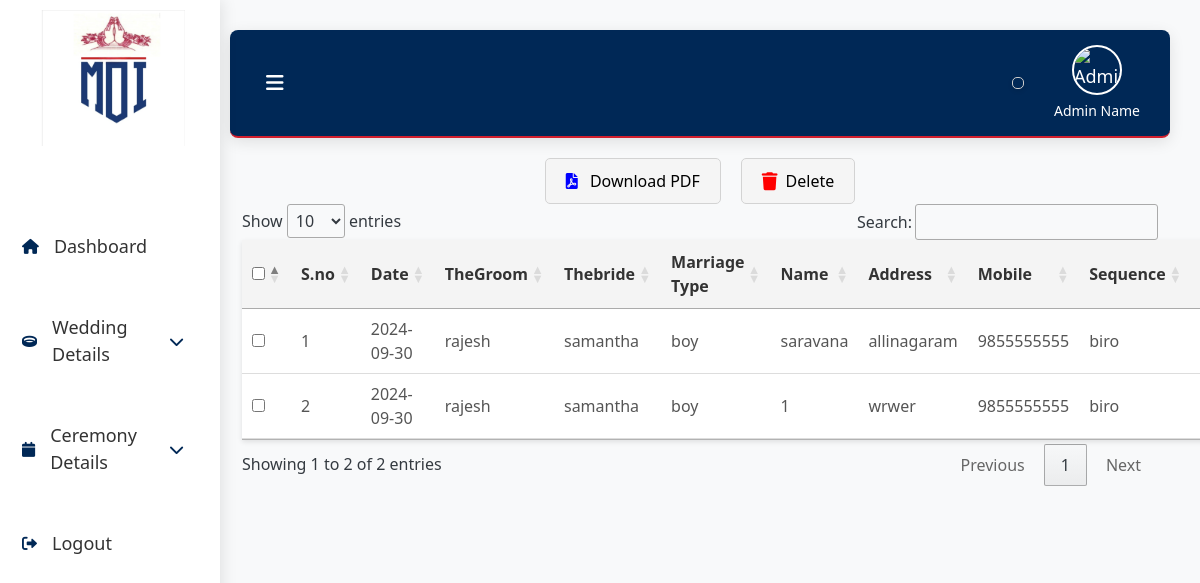
Screenshot of /maternaluncledisplay.php (signed in) with the database file from the repository.
### tables this page shows
CREATE TABLE `uncle` (
  `id` int(11) NOT NULL,
  `swaminame` varchar(225) NOT NULL,
  `date` date NOT NULL DEFAULT current_timestamp(),
  `the_groom` varchar(225) NOT NULL,
  `the_bride` varchar(225) NOT NULL,
  `mahal` varchar(225) NOT NULL,
  `marriage_type` enum('boy','girl','','') NOT NULL,
  `name` varchar(225) NOT NULL,
  `address` varchar(255) NOT NULL,
  `mobile` varchar(20) NOT NULL,
  `sequence` varchar(50) NOT NULL,
  `amount` decimal(10,2) NOT NULL,
  `extra_input` text NOT NULL
);

### maternaluncledisplay.php (the view, shortened to what this page needs)
<?php
include('db.php');
$sql = "SELECT * FROM uncle ORDER BY date DESC";
$result = $con->query($sql);
?>
<!DOCTYPE html>
<html lang="en">
<head>
    <link rel="stylesheet" href="https://cdnjs.cloudflare.com/ajax/libs/font-awesome/6.0.0-beta3/css/all.min.css">
    <link rel="stylesheet" type="text/css" href="https://cdn.datatables.net/1.10.21/css/jquery.dataTables.css">
    <link href="https://cdn.jsdelivr.net/npm/bootstrap@5.3.3/dist/css/bootstrap.min.css" rel="stylesheet">
  </head>
  <body>
</head>
<body>
<div class="sidebar">
        <div class="logo">
            <img src="asset/image/img/e11b7541-268d-43bd-8658-22c2cb761d9d.jfif" alt="Logo">
        </div>
        <ul>
        <li><a href="dashboard.php" class="active"><i class="fa fa-home" aria-hidden="true"></i> <span class="trans" data-en="Dashboard">Dashboard</span></a></li>
            <li class="dropdown">
                <a href="#" id="weddingDetailsToggle"><i class="fa fa-ring"></i><span class="trans" data-en="Wedding Details">Wedding Details</span><i class="fa fa-chevron-down"></i></a>
            </li>
            <li class="dropdown">
                <a href="#" id="ceremonyDetailsToggle"><i class="fa fa-calendar"></i><span class="trans" data-en="Ceremony Details">Ceremony Details</span><i class="fa fa-chevron-down"></i></a>
            </li>
            <li><a href="logout.php"><i class="fas fa-sign-out-alt"></i> Logout</a></li>
        </ul>
    </div>
    <div class="main-content">
        <div class="header">
            <div class="header-left">
                <button class="toggle-btn" id="toggleBtn"><i class="fas fa-bars"></i></button>
            </div>
            <div class="header-right">
            <div id="google_translate_element"></div>
                <div class="admin-info">
                    <img src="https://cdn.vectorstock.com/i/500p/30/97/flat-business-man-user-profile-avatar-icon-vector-4333097.avif" alt="Admin Image" class="admin-image">
                    <div class="admin-name">Admin Name</div>
                </div>
            </div>
        </div>
<div class="container">
    <form method="POST" action="maternaluncle_delete_record.php">
        <div class="button-container">
            <button id="downloadPdfBtn" type="button">
                <i class="fas fa-file-pdf"></i> Download PDF
            </button>
            <button type="submit" class="delete-btn">
    <i class="fa-solid fa-trash"></i> Delete
</button>
        </div>
<table id="dataTable">
        <thead>
<tr>
        <th><input type="checkbox" id="select-all"></th>
       <th>S.no</th>
                <th>Date</th>
                <th>TheGroom</th>
                <th>Thebride</th>
                <th>Marriage Type</th>
                <th>Name</th>
                <th>Address</th>
                <th>Mobile</th>
                <th>Sequence</th>
                <th>Extra Input</th>
            </tr>
        </thead>
        <tbody>
            <?php if ($result->num_rows > 0): ?>
                <?php $sno = 1; ?>
                <?php while($row = $result->fetch_assoc()): ?>
                    <tr>
                    <td><input type="checkbox" name="selected_ids[]" value="<?= htmlspecialchars($row['id']); ?>"></td>
                    <td><?= htmlspecialchars($sno++); ?></td>
                        <td><?php echo htmlspecialchars($row['date']); ?></td>
                        <td><?php echo htmlspecialchars($row['the_groom']); ?></td>
                        <td><?php echo htmlspecialchars($row['the_bride']); ?></td>
                        <td><?php echo htmlspecialchars($row['marriage_type']); ?></td>
                        <td><?php echo htmlspecialchars($row['name']); ?></td>
                        <td><?php echo htmlspecialchars($row['address']); ?></td>
                        <td><?php echo htmlspecialchars($row['mobile']); ?></td>
                        <td><?php echo htmlspecialchars($row['sequence']); ?></td>
                        <td><?php echo htmlspecialchars($row['extra_input']); ?></td>
                    </tr>
                <?php endwhile; ?>
            <?php else: ?>
                <tr>
                    <td colspan="10">No records found</td>
                </tr>
            <?php endif; ?>
        </tbody>
    </table>
    </form>
</body>
</html>

### maternaluncledisplay.php (style rules this page uses)
body { margin: 0; padding: 0; font-family: 'Segoe UI', Tahoma, Geneva, Verdana, sans-serif; background: #f8f9fa; color: #343a40; display: flex; height: 100vh; overflow: hidden; animation: fadeIn 1s ease-in-out; }
.sidebar { width: 220px; background-color: #ffffff; padding: 10px; display: flex; flex-direction: column; position: fixed; height: 100vh; box-shadow: 2px 0 15px rgba(0, 0, 0, 0.1); transition: transform 0.3s ease-in-out; z-index: 1000; overflow-y: auto; }
.sidebar i { color: #002856; }
.sidebar ul { list-style: none; padding: 0; margin: 0; flex: 1; display: flex; flex-direction: column; margin-top: 30px; }
.sidebar ul li { margin: 15px 0; position: relative; }
.sidebar ul li a { color: #333; text-decoration: none; display: flex; align-items: center; font-size: 18px; padding: 12px; border-radius: 8px; transition: background-color 0.3s ease, color 0.3s ease; }
.sidebar ul li i { margin-right: 15px; font-size: 15px; }
.main-content { flex: 1; margin-left: 200px; padding: 30px; display: flex; flex-direction: column; overflow-y: auto; transition: margin-left 0.3s ease-in-out; animation: fadeInUp 0.7s ease-in-out; }
.header { background: linear-gradient(90deg, #002856, #002856); padding: 15px 30px; color: #FFFFFF; font-size: 18px; border-bottom: 2px solid #D21F2D; display: flex; align-items: center; justify-content: space-between; border-radius: 8px; box-shadow: 0 4px 15px rgba(0, 0, 0, 0.1); position: relative; }
.header .header-left { display: flex; align-items: center; flex: 1; }
.header .header-left .toggle-btn { background: none; border: none; color: #FFFFFF; font-size: 20px; cursor: pointer; margin-right: 20px; }
.header .header-right { display: flex; align-items: center; }
.admin-info { display: flex; flex-direction: column; align-items: center; color: #FFFFFF; margin-left: 20px; }
.admin-image { width: 50px; height: 50px; border-radius: 50%; object-fit: cover; border: 2px solid #FFFFFF; margin-bottom: 5px; }
.admin-name { font-size: 14px; color: #FFFFFF; }
.logo { display: flex; justify-content: center; margin-bottom: 30px; }
.logo img { width: 150px; height: auto; }
table { width: 100%; border-collapse: collapse; margin: 30px 0; box-shadow: 0 2px 5px rgba(0, 0, 0, 0.1); background-color: #ffffff; }
table th { background-color: #f4f4f4; font-weight: bold; text-align: left; padding: 12px; border-bottom: 2px solid #ddd; color: #333; }
table td { padding: 12px; border-bottom: 1px solid #ddd; text-align: left; color: #555; }
table tr:nth-child(even) { background-color: #f9f9f9; }
#google_translate_element { margin: 10px; padding: 5px; border: 1px solid #ccc; border-radius: 5px; background: linear-gradient(90deg, #002856, #002856); box-shadow: 0 2px 5px rgba(0, 0, 0, 0.1); font-family: Arial, sans-serif; text-align: center; }
.button-container { display: flex; justify-content: center; align-items: center; margin-top: 20px; gap: 20px; }
#downloadPdfBtn { background-color: whitesmoke; color: black; border: 1px solid lightgray; border-radius: 5px; padding: 10px 20px; font-size: 16px; cursor: pointer; transition: background-color 0.3s, transform 0.2s; }
#downloadPdfBtn i { margin-right: 8px; color: blue; }
button[type="submit"] { background-color: whitesmoke; color: black; border: 1px solid lightgray; border-radius: 5px; padding: 10px 20px; font-size: 16px; cursor: pointer; transition: background-color 0.3s, transform 0.2s; display: inline-flex; align-items: center; }
button[type="submit"] i { margin-right: 8px; font-size: 18px; color: red; }

### rows the page displays
uncle: date "2024-09-30", the_groom "rajesh", the_bride "samantha", marriage_type "boy", name "saravana", address "allinagaram", mobile "9855555555", sequence "biro"
uncle: date "2024-09-30", the_groom "rajesh", the_bride "samantha", marriage_type "boy", name "1", address "wrwer", mobile "9855555555", sequence "biro"
